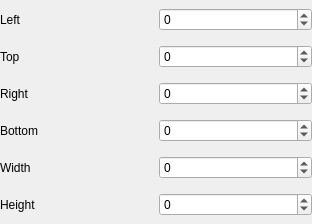
<?xml version="1.0" encoding="UTF-8"?>
<ui version="4.0">
 <class>RectProperty</class>
 <widget class="QWidget" name="RectProperty">
  <property name="geometry">
   <rect>
    <x>0</x>
    <y>0</y>
    <width>312</width>
    <height>224</height>
   </rect>
  </property>
  <property name="windowTitle">
   <string notr="true">Form</string>
  </property>
  <layout class="QGridLayout" name="gridLayout">
   <property name="leftMargin">
    <number>0</number>
   </property>
   <property name="topMargin">
    <number>0</number>
   </property>
   <property name="rightMargin">
    <number>0</number>
   </property>
   <property name="bottomMargin">
    <number>0</number>
   </property>
   <item row="0" column="1">
    <widget class="QSpinBox" name="leftBox">
     <property name="minimum">
      <number>-999999</number>
     </property>
     <property name="maximum">
      <number>999999</number>
     </property>
    </widget>
   </item>
   <item row="1" column="0">
    <widget class="QLabel" name="label_2">
     <property name="text">
      <string>Top</string>
     </property>
    </widget>
   </item>
   <item row="3" column="1">
    <widget class="QSpinBox" name="bottomBox">
     <property name="minimum">
      <number>-999999</number>
     </property>
     <property name="maximum">
      <number>999999</number>
     </property>
    </widget>
   </item>
   <item row="4" column="0">
    <widget class="QLabel" name="label_5">
     <property name="text">
      <string>Width</string>
     </property>
    </widget>
   </item>
   <item row="0" column="0">
    <widget class="QLabel" name="label">
     <property name="text">
      <string>Left</string>
     </property>
    </widget>
   </item>
   <item row="2" column="0">
    <widget class="QLabel" name="label_3">
     <property name="text">
      <string>Right</string>
     </property>
    </widget>
   </item>
   <item row="2" column="1">
    <widget class="QSpinBox" name="rightBox">
     <property name="minimum">
      <number>-999999</number>
     </property>
     <property name="maximum">
      <number>999999</number>
     </property>
    </widget>
   </item>
   <item row="1" column="1">
    <widget class="QSpinBox" name="topBox">
     <property name="minimum">
      <number>-999999</number>
     </property>
     <property name="maximum">
      <number>999999</number>
     </property>
    </widget>
   </item>
   <item row="3" column="0">
    <widget class="QLabel" name="label_4">
     <property name="text">
      <string>Bottom</string>
     </property>
    </widget>
   </item>
   <item row="5" column="0">
    <widget class="QLabel" name="label_6">
     <property name="text">
      <string>Height</string>
     </property>
    </widget>
   </item>
   <item row="4" column="1">
    <widget class="QSpinBox" name="widthBox">
     <property name="minimum">
      <number>-999999</number>
     </property>
     <property name="maximum">
      <number>999999</number>
     </property>
    </widget>
   </item>
   <item row="5" column="1">
    <widget class="QSpinBox" name="heightBox">
     <property name="minimum">
      <number>-999999</number>
     </property>
     <property name="maximum">
      <number>999999</number>
     </property>
    </widget>
   </item>
  </layout>
 </widget>
 <tabstops>
  <tabstop>leftBox</tabstop>
  <tabstop>topBox</tabstop>
  <tabstop>rightBox</tabstop>
  <tabstop>bottomBox</tabstop>
  <tabstop>widthBox</tabstop>
  <tabstop>heightBox</tabstop>
 </tabstops>
 <resources/>
 <connections/>
</ui>
